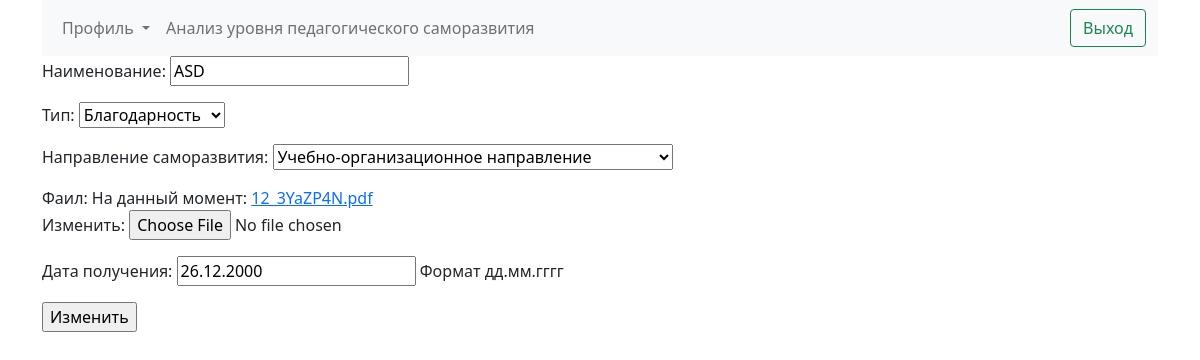
/1/ (signed in), run on the app's committed database.
### achievements/models.py (models this page shows, shortened)
class Achievements(models.Model):
    choice = [('Свидетельство', 'Свидетельство'),
              ('Сертификат', 'Сертификат'),
              ('Благодарность', 'Благодарность'),
              ('Награда', 'Награда'),
              ('Ученая степень', 'Ученая степень'),
              ('Ученое звание', 'Ученое звание')]
    key = models.ForeignKey(User, on_delete=models.CASCADE)
    choice_length = MAX(choice)
    achievements_type = models.CharField(max_length=choice_length, choices=choice, verbose_name='Тип',
                                         default='Ученое звание')
    name = models.CharField(max_length=200, verbose_name='Наименование')
    date_of_receiving = models.DateField(verbose_name='Дата получения',
                                         validators=[MaxValueValidator(limit_value=datenow(datetime.datetime.now().year,
                                                                                           datetime.datetime.now().month,
                                                                                           datetime.datetime.now().day))],
                                         help_text='Формат дд.мм.гггг')
    file = models.FileField(verbose_name='Фаил',
                            validators=[FileExtensionValidator(allowed_extensions=['jpg', 'docx', 'doc', 'pdf'])])
    the_direction_of_self_development = models.TextField(choices=choices_type,
                                                         verbose_name='Направление саморазвития',
                                                         default=choices_type[0][0])
    class Meta:
        verbose_name = 'Достижения'
        verbose_name_plural = 'Достижения'

### achievements/views.py (the view)
# urls.py: path('<int:pk>/', AchievementsUpdateView.as_view(), name='update'),
class AchievementsUpdateView(UpdateView):
    model = Achievements
    template_name = 'achievements_update_page.html'
    fields = ['name', 'achievements_type', 'the_direction_of_self_development', 'file', 'date_of_receiving']
    success_url = reverse_lazy('ach')

### templates/achievements_update_page.html (shortened to what this page needs)
<!DOCTYPE html>
<html lang="en">
<head>
    {% extends 'home_page.html' %}
{% block test %}
    <div class='container'>
    {% if request.user.is_authenticated %}
    <form method="post" enctype="multipart/form-data">
    {{ form.as_p }}
        <input type="submit" value="Изменить">
    </form>
            {% else %}
            <meta http-equiv="refresh" content="0;{% url 'log' %}">
            {% endif %}
    </div>
{% endblock %}

### data on the page
Achievements: name "ASD", achievements_type "Благодарность", the_direction_of_self_development "Учебно-организационное направление", date_of_receiving "26.12.2000"
